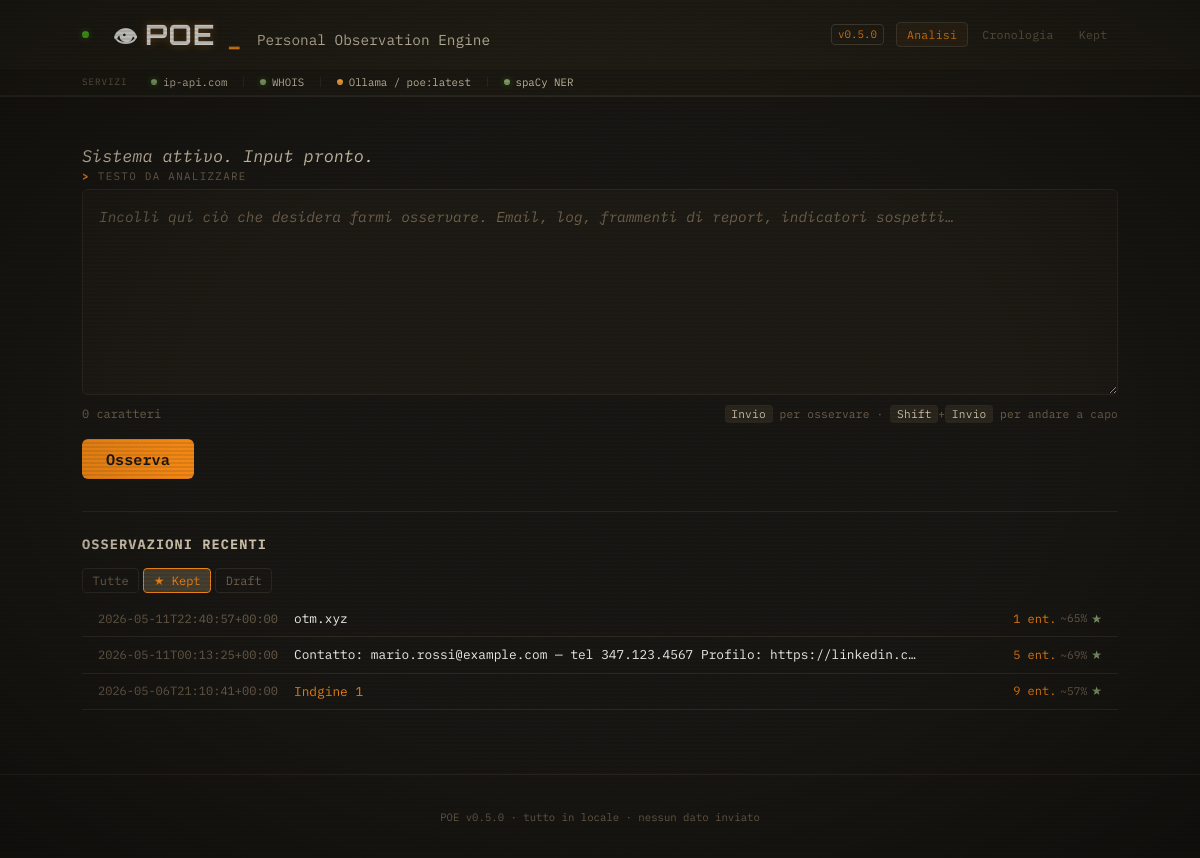
Screenshot of /?view=kept with the database file from the repository.
### tables this page shows
CREATE TABLE observations (
                id             INTEGER PRIMARY KEY AUTOINCREMENT,
                timestamp      TEXT NOT NULL,
                raw_input      TEXT NOT NULL,
                entities_json  TEXT NOT NULL
            , kept INTEGER NOT NULL DEFAULT 0, label TEXT, synthesis_text TEXT, synthesis_model TEXT, enrichment_json TEXT);

### app/main.py (the view)
@app.get("/", response_class=HTMLResponse)
def index(request: Request, view: str = Query(default="all")):
    if view not in _VALID_VIEWS:
        view = "all"
    recent = _enrich_recent(get_recent(limit=10, filter_kept=view))
    return templates.TemplateResponse(
        request, "index.html", {"recent": recent, "current_view": view}
    )

### app/templates/index.html (shortened to what this page needs)
{% extends "base.html" %}
{% block nav_analisi %}active{% endblock %}
{% block content %}
<section class="analyzer" aria-labelledby="analyzer-heading">
    <p class="poe-greeting">Sistema attivo. Input pronto.</p>
    <div class="input-section">
        <div class="input-label">Testo da analizzare</div>
        <form
            id="analyze-form"
            hx-post="/analyze"
            hx-target="#results"
            hx-indicator="#spinner"
            hx-swap="innerHTML"
        >
            <textarea
                id="text-input"
                name="text"
                placeholder="Incolli qui ciò che desidera farmi osservare. Email, log, frammenti di report, indicatori sospetti…"
                rows="8"
                required
                autofocus
                maxlength="50000"
                data-charcounter
                data-submit-on-enter
                aria-describedby="char-count-label keyboard-hint"
            ></textarea>
            <div class="form-meta">
                <span id="char-count-label" class="char-counter">
                    <span data-charcount>0</span> caratteri
                </span>
                <span id="keyboard-hint" class="keyboard-hint">
                    <kbd>Invio</kbd> per osservare ·
                    <kbd>Shift</kbd>+<kbd>Invio</kbd> per andare a capo
                </span>
            </div>
            <div class="form-row">
                <button type="submit">Osserva</button>
            </div>
        </form>
    </div>
</section>
<section id="history" class="history" aria-labelledby="history-heading">
    {% include "_history.html" %}
</section>
{% endblock %}

### app/templates/_history.html
{% if recent is defined %}
<h2 id="history-heading">Osservazioni recenti</h2>
<div class="filter-tabs">
    <a href="/?view=all"   class="filter-tab {% if (current_view | default('all')) == 'all'   %}active{% endif %}">Tutte</a>
    <a href="/?view=kept"  class="filter-tab {% if (current_view | default('all')) == 'kept'  %}active{% endif %}">&#9733; Kept</a>
    <a href="/?view=draft" class="filter-tab {% if (current_view | default('all')) == 'draft' %}active{% endif %}">Draft</a>
</div>
{% if recent %}
<ul class="history-list">
    {% for item in recent %}
    <li>
        <a href="/e/{{ item.id }}" class="history-item">
            <span class="ts">{{ item.timestamp }}</span>
            <span class="preview">
                {% if item.label %}
                <span class="history-label">{{ item.label }}</span>
                {% else %}
                {{ item.raw_input[:80] }}{% if item.raw_input|length > 80 %}…{% endif %}
                {% endif %}
            </span>
            <span class="history-meta">
                <span class="count">{{ item.entities|length }} ent.</span>
                {% if item.accuracy is defined and item.accuracy %}<span class="accuracy-sm">~{{ item.accuracy }}%</span>{% endif %}
                {% if item.kept %}<span class="kept-indicator">&#9733;</span>{% endif %}
            </span>
        </a>
    </li>
    {% endfor %}
</ul>
{% else %}
<p class="history-empty">Nessuna osservazione in questa vista.</p>
{% endif %}
{% endif %}

### rows the page displays
observations: timestamp "2026-05-11T22:40:57+00:00", raw_input "otm.xyz", entities|length "1", accuracy "65"
observations: timestamp "2026-05-11T00:13:25+00:00", raw_input "Contatto: mario.rossi@example.com — tel 347.123.4567 Profilo: https://linkedin.c", entities|length "5", accuracy "69"
observations: timestamp "2026-05-06T21:10:41+00:00", label "Indgine 1", entities|length "9", accuracy "57"
